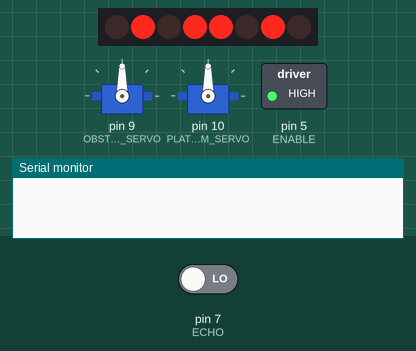
A sketch run on a simulated Arduino Uno, built with avr-gcc and run on an emulated ATmega328P. Shown: 8 shift-register outputs drawn as a row of LEDs (first output left, lit = HIGH), 2 × servo, switched loads named in the sketch (green lamp = pin HIGH), the last lines printed to the serial monitor. Wiring (inferred from the names in the program): shift register (74HC595): data pin 2; shift clock pin 4; latch pin 3. Wiring (inferred from the signals the program sends): row of LEDs: on Q0, Q1, Q2, Q3, Q4, Q5, Q6, Q7. The inputs (shaded band) are chosen by the test bench; at power-on: pin 7 (ECHO) LOW. Pins used as bus, display or sensor lines are not drawn.

Above: at 1.1 s.
At 3.1 s:
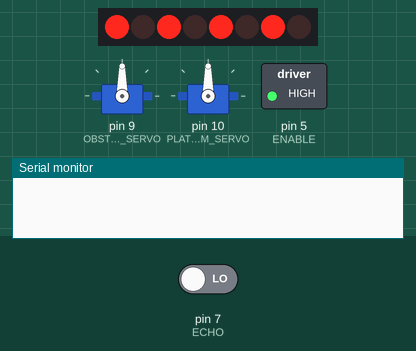
At 6.6 s:
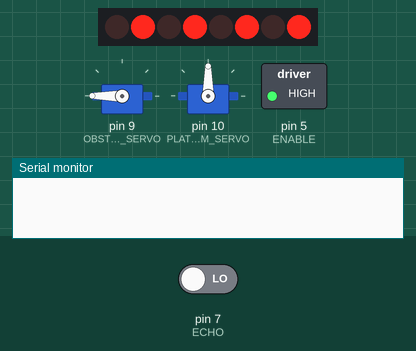
At 12.1 s:
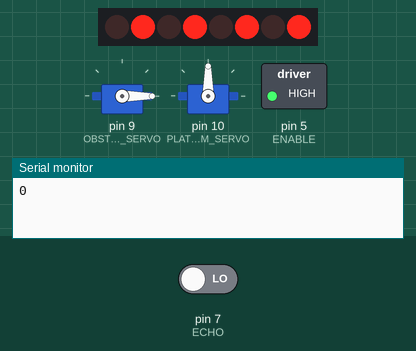
At 21.1 s:
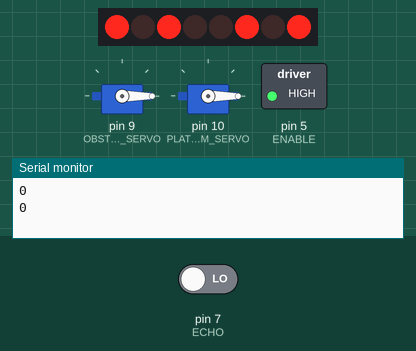
At 36.6 s:
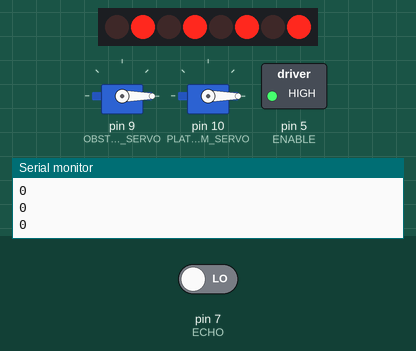
Timing chart, 0 to 40.0 s (numbered marks = the images above):
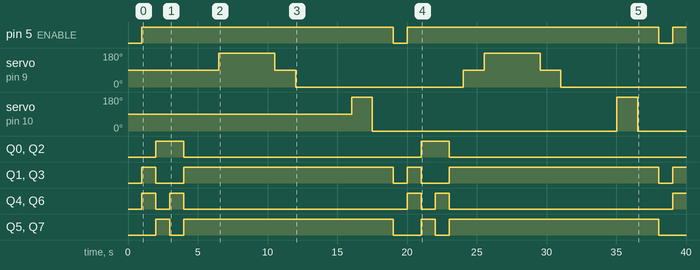

Measured:
- by itself, pin 5 (ENABLE): alternates HIGH for 18.0 s and LOW for 1.0 s
- by itself, servo on pin 10 (PLATFORM_SERVO): alternates 180° for 1.5 s and 0° for 17.5 s
- by itself, Q0, Q2: alternates HIGH for 2.0 s and LOW for 17.0 s
- by itself, Q1, Q3: LOW → HIGH at 1.0 s, → LOW 1.0 s later, → HIGH 2.0 s later, → LOW 15.0 s later, … (9 changes in this stretch)
- by itself, Q4, Q6: LOW → HIGH at 1.0 s, → LOW 1.0 s later, → HIGH 1.0 s later, → LOW 1.0 s later, … (9 changes in this stretch)
- by itself, Q5, Q7: LOW → HIGH at 2.0 s, → LOW 1.0 s later, → HIGH 1.0 s later, → LOW 15.0 s later, … (8 changes in this stretch)
- by itself, servo on pin 9 (OBSTACLE_SERVO): 90° → 180° at 6.5 s, → 90° 4.0 s later, → 0° 1.5 s later, → 90° 12.0 s later, … (7 changes in this stretch)

The sketch:

robot_circuit.ino
```cpp
/**
 * Arizona State University
 * FSE 100
 * Team Electrosity
 * Motor Controller Demo
 *
 *
 * This circuit and corresponding program
 * demonstrate using an Arduino to control
 * 4 DC geared motors. The circuit makes
 * use of 1 74HC595 Shift Register and
 * 2 L293D Half-H Drivers to enable a
 * full-range of motion and control of
 * 4 motors.
 *
 * The Shift Register, Half-H Drivers,
 * and auxilliary power from the 9V
 * battery combined create a motor controller
 * which only requires 4 pins from an Arduino
 * to fully control.
 *
 * The ad-hoc motor controller will be
 * supplanted by a proper motor controller,
 * however, that device is not available in
 * TinkerCad.
 *
 * The circuit also demonstrates using a
 * servo and distance sensor for obstacle
 * avoidance.
 *
 * Finally, an actuator for our elevating
 * platform is simulated by a servo.
 */

#include <Servo.h>

// Motor Controller
int DATA = 2;
int LATCH = 3;
int CLOCK = 4;
int ENABLE = 5;

// Obstacle Avoidance
int ECHO = 7;
int TRIGG = 6;
int OBSTACLE_SERVO = 9;
Servo obstacle_servo;

// Platform
int PLATFORM_SERVO = 10;
Servo platform_servo;

void setup(){
  // Motor Controller
  pinMode(DATA, OUTPUT);
  pinMode(LATCH, OUTPUT);
  pinMode(CLOCK, OUTPUT);
  pinMode(ENABLE, OUTPUT);

  // Obstacle Avoidance
  Serial.begin(9600);
  pinMode(ECHO, INPUT);
  pinMode(TRIGG, OUTPUT);
  obstacle_servo.attach(OBSTACLE_SERVO, 500, 2500);

  // Platform
  platform_servo.attach(PLATFORM_SERVO, 500, 2500);
}

void loop(){
  drive_demo();
  obstacle_demo();
  platform_demo();
}

//////////////////////////
//// Motor Controller ////
//////////////////////////

/**
 * Demonstrate driving operations
 */
void drive_demo(){
  drive_stop();
  delay(1000);
  drive_forward();
  delay(1000);
  drive_reverse();
  delay(1000);
  drive_left();
  delay(1000);
  drive_right();
  delay(1000);
}

/**
 * Write 8 bits to the shift register.
 * When the shift register is enabled,
 * the bits will be output to the
 * inputs of the L293D Half-H drivers.
 *
 * @param decimal - A decimal number to be
 * converted to binary and passed in bit by bit.
 */
void writeToMotorController(int decimal){
  digitalWrite(LATCH, LOW);
  shiftOut(DATA, CLOCK, MSBFIRST, decimal);
  digitalWrite(LATCH, HIGH);
}

/**
 * Write 00000000 to and disable the shift register
 */
void drive_stop(){
  writeToMotorController(0);
  digitalWrite(ENABLE, LOW);
}

/**
 * Write 01011010 to and enable the shift register
 */
void drive_forward(){
  writeToMotorController(90);
  digitalWrite(ENABLE, HIGH);
}

/**
 * Write 10100101 to and enable the shift register
 */
void drive_reverse(){
  writeToMotorController(165);
  digitalWrite(ENABLE, HIGH);
}

/**
 * Write 01010101 to and enable the shift register
 */
void drive_left(){
  writeToMotorController(85);
  digitalWrite(ENABLE, HIGH);
}

/**
 * Write 10101010 to and enable the shift register
 */
void drive_right(){
  writeToMotorController(170);
  digitalWrite(ENABLE, HIGH);
}

////////////////////////////
//// Obstacle Avoidance ////
////////////////////////////

/**
 * Demonstrate obstacle avoidance operation
 */
void obstacle_demo(){
  look_forward();
  delay(1500);
  look_left();
  delay(1500);
  Serial.println(measure_distance());
  delay(1500);

  look_forward();
  delay(1500);
  look_right();
  delay(1500);
  Serial.println(measure_distance());
  delay(1500);
}

/**
 * Measure distance
 *
 * @return long Distance to nearest object in centimeters
 */
long measure_distance(){
  digitalWrite(TRIGG, LOW);
  delay(2);
  digitalWrite(TRIGG, HIGH);
  delay(10);
  digitalWrite(TRIGG, LOW);

  long duration = pulseIn(ECHO, HIGH);
  return duration / 58.2;
}

/**
 * Turn the obstacle servo to the left
 */
void look_left(){
  obstacle_servo.write(180);
}

/**
 * Turn the obstacle servo to center
 */
void look_forward(){
  obstacle_servo.write(90);
}

/**
 * Turn the obstacle servo to the right
 */
void look_right(){
  obstacle_servo.write(0);
}

//////////////////
//// Platform ////
//////////////////

/**
 * Demonstrate platform operation
 */
void platform_demo(){
  raise_platform();
  delay(1500);
  lower_platform();
  delay(1500);
}

/**
 * Extend the platform actuator
 */
void raise_platform(){
  platform_servo.write(180);
}

/**
 * Retract the platform actuator
 */
void lower_platform(){
  platform_servo.write(0);
}
```
